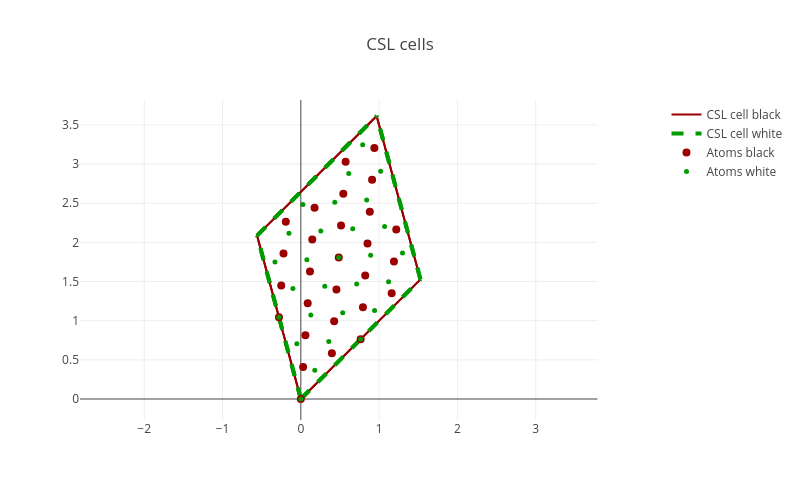

Notebook source saved alongside this figure:
### Markdown cell above
Finally, we can take a look at a two-dimensional projection of the above data. The projection shown is determined by the optional argument `axis`.The default is `axis=-1` which will give a projection down the misorientation axis. Alternatively, calues of 0, 1 or 2 will gie projections down the corresponding csl unt cell vector.

### Code cell
test_csl.visualise_2d_rotated(axis=-1)

### Figure 1 — Plotly figure (JSON) as saved in the notebook; plotly's stock layout.template omitted (floating-point values rounded to 4 significant figures)
{"data": [{"line": {"color": "rgb(155, 0, 0)", "width": 2}, "mode": "lines", "name": "CSL cell black", "type": "scatter", "uid": "e7897022-9c3b-48a5-b8e2-19b4b0424d31", "x": [0, -1.11e-16, null, 0, 1.528, null, 0, -0.5591, null, -1.11e-16, 1.528, null, 1.528, 1.528, null, 1.528, 0.9684, null, 0.9684, 0.9684, null, -0.5591, 0.9684, null, -0.5591, -0.5591, null, -0.5591, 0.9684, null, -1.11e-16, -0.5591, null, 1.528, 0.9684, null], "y": [0, -5.551e-17, null, 0, 1.528, null, 0, 2.087, null, -5.551e-17, 1.528, null, 1.528, 1.528, null, 1.528, 3.614, null, 3.614, 3.614, null, 2.087, 3.614, null, 2.087, 2.087, null, 2.087, 3.614, null, -5.551e-17, 2.087, null, 1.528, 3.614, null]}, {"line": {"color": "rgb(0, 155, 0)", "dash": "dash", "width": 4}, "mode": "lines", "name": "CSL cell white", "type": "scatter", "uid": "6842d524-129a-4dfb-80fb-046d4d8245df", "x": [0, -1.11e-16, null, 0, 1.528, null, 0, -0.5591, null, -1.11e-16, 1.528, null, 1.528, 1.528, null, 1.528, 0.9684, null, 0.9684, 0.9684, null, -0.5591, 0.9684, null, -0.5591, -0.5591, null, -0.5591, 0.9684, null, -1.11e-16, -0.5591, null, 1.528, 0.9684, null], "y": [0, 0, null, 0, 1.528, null, 0, 2.087, null, 0, 1.528, null, 1.528, 1.528, null, 1.528, 3.614, null, 3.614, 3.614, null, 2.087, 3.614, null, 2.087, 2.087, null, 2.087, 3.614, null, 0, 2.087, null, 1.528, 3.614, null]}, {"marker": {"color": "rgb(155, 0, 0)", "size": 8}, "mode": "markers", "name": "Atoms black", "type": "scatter", "uid": "ed724bd8-7dc8-48c6-b2a2-73b1c88671c8", "x": [0.8807, 0.9392, 1.189, 0.4842, 0.5427, 0.1462, 0.3965, 0.793, 1.16, 0.455, 0.7638, 0.8515, 1.219, 0.5134, 0.8222, 0.9099, 0.5719, -0.2503, -0.1918, 0, 0.05847, 0.4257, -0.2796, 0.02924, 0.1169, -0.2211, 0.08771, 0.1754], "y": [2.393, 3.207, 1.756, 1.807, 2.621, 2.036, 0.5855, 1.171, 1.349, 1.4, 0.7638, 1.985, 2.164, 2.214, 1.578, 2.8, 3.029, 1.451, 2.265, 0, 0.8144, 0.9927, 1.043, 0.4072, 1.629, 1.858, 1.222, 2.443]}, {"marker": {"color": "rgb(0, 155, 0)", "size": 5}, "mode": "markers", "name": "Atoms white", "type": "scatter", "uid": "8755a689-3892-484d-b2a2-2425c8a38633", "x": [1.019, 0.4842, 0.02637, 1.12, 1.07, 0.6625, 1.299, 0.6118, 0.7901, 0.8408, 0.5348, 0.07701, 0.1276, -0.3302, 0.7638, 0.7131, 0.8914, 0.3059, 0.942, 0.2553, 0.4336, -0.1519, 0, 0.1783, -0.2796, 0.3566, -0.05064, -0.1013], "y": [2.909, 1.807, 2.483, 1.498, 2.204, 2.174, 1.866, 2.88, 3.247, 2.542, 1.102, 1.778, 1.073, 1.749, 0.7638, 1.469, 1.836, 1.44, 1.131, 2.145, 2.512, 2.116, 0, 0.3673, 1.043, 0.7345, 0.7053, 1.411]}], "layout": {"height": 500, "title": {"text": "CSL cells"}, "width": 800, "xaxis": {"autorange": true, "domain": [0, 0.9], "nticks": 10, "range": [-2.82, 3.789], "type": "linear"}, "yaxis": {"autorange": true, "domain": [0, 1], "range": [-0.2682, 3.818], "scaleanchor": "x", "type": "linear"}}}
